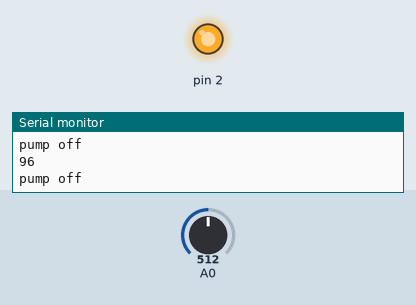
Recording of a sketch running on a simulated Arduino Uno, built with avr-gcc and run on an emulated ATmega328P. Parts: output pins drawn as LEDs (lit = HIGH), the last lines printed to the serial monitor. The test bench sets the inputs (shaded band); at power-on: A0 = 512.

Above: at 1.2 s.
1.3 s: A0 set to 967
2.8 s: A0 set to 985
At 4.0 s:
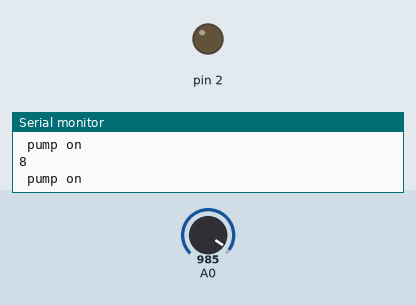
4.3 s: A0 set to 604
5.8 s: A0 set to 589
At 6.2 s:
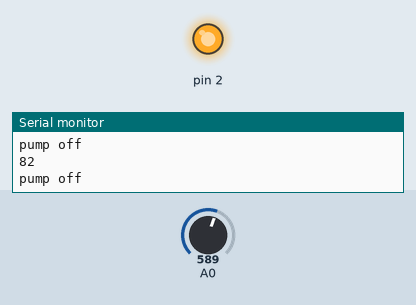
8.8 s: A0 set to 1023
At 9.7 s:
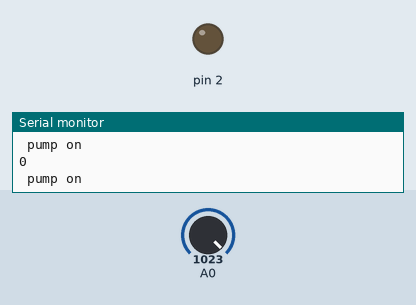
Timing chart, 0 to 11.3 s (numbered marks = the images above; inputs shaded):
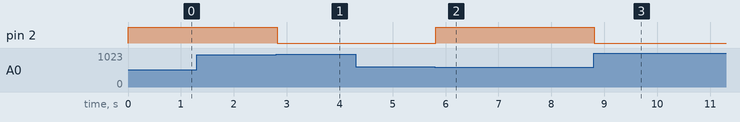

Measured:
- the behaviour switches between 975 and 976 on A0 (found by bisection; images 0 and 1)
- the behaviour switches between 597 and 596 on A0 (found by bisection; images 1 and 2)
- after the input at 2.8 s, pin 2: HIGH → LOW at once
- after the input at 5.8 s, pin 2: LOW → HIGH at once
- after the input at 8.8 s, pin 2: HIGH → LOW at once

The sketch:

6.4.ino
```cpp
int soilMoistureValue = 0;
int percentage=0;
void setup() {
  pinMode(2,OUTPUT);
  Serial.begin(9600);
}
void loop() {
soilMoistureValue = analogRead(A0);
Serial.println(percentage);
percentage = map(soilMoistureValue, 490, 1023, 100, 0);
if(percentage < 10)
{
  Serial.println(" pump on");
  digitalWrite(2,LOW);
}
if(percentage >80)
{
  Serial.println("pump off");
  digitalWrite(2,HIGH);
}
}
```
